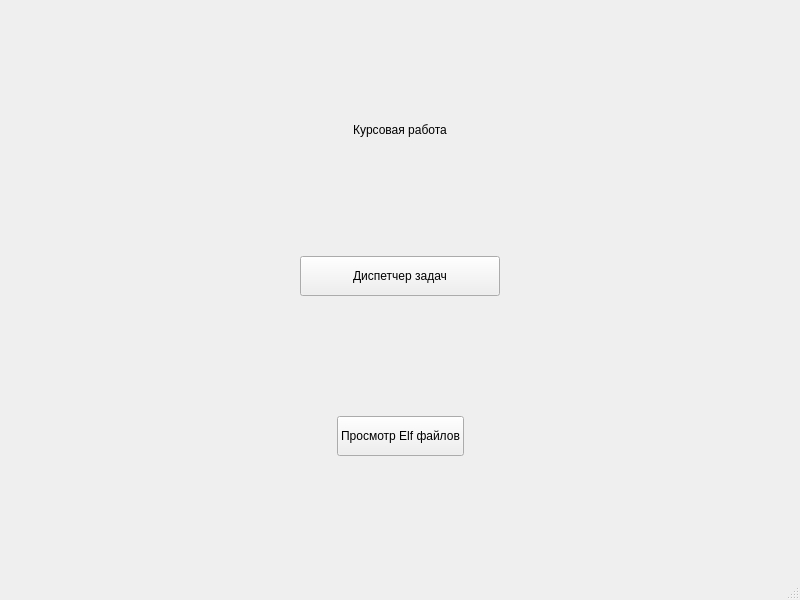
<?xml version="1.0" encoding="UTF-8"?>
<ui version="4.0">
 <class>MainWindow</class>
 <widget class="QMainWindow" name="MainWindow">
  <property name="geometry">
   <rect>
    <x>0</x>
    <y>0</y>
    <width>800</width>
    <height>600</height>
   </rect>
  </property>
  <property name="windowTitle">
   <string>MainWindow</string>
  </property>
  <widget class="QWidget" name="__wrapper">
   <layout class="QVBoxLayout" name="verticalLayout">
    <item>
     <spacer name="verticalSpacer_2">
      <property name="orientation">
       <enum>Qt::Vertical</enum>
      </property>
      <property name="sizeHint" stdset="0">
       <size>
        <width>20</width>
        <height>95</height>
       </size>
      </property>
     </spacer>
    </item>
    <item>
     <widget class="QLabel" name="__l_kurs_work">
      <property name="text">
       <string>Курсовая работа</string>
      </property>
      <property name="alignment">
       <set>Qt::AlignCenter</set>
      </property>
     </widget>
    </item>
    <item>
     <spacer name="verticalSpacer">
      <property name="orientation">
       <enum>Qt::Vertical</enum>
      </property>
      <property name="sizeHint" stdset="0">
       <size>
        <width>20</width>
        <height>95</height>
       </size>
      </property>
     </spacer>
    </item>
    <item>
     <layout class="QHBoxLayout" name="horizontalLayout_2">
      <item>
       <spacer name="horizontalSpacer_2">
        <property name="orientation">
         <enum>Qt::Horizontal</enum>
        </property>
        <property name="sizeHint" stdset="0">
         <size>
          <width>40</width>
          <height>20</height>
         </size>
        </property>
       </spacer>
      </item>
      <item>
       <widget class="QPushButton" name="pushButton">
        <property name="minimumSize">
         <size>
          <width>200</width>
          <height>40</height>
         </size>
        </property>
        <property name="text">
         <string>Диспетчер задач</string>
        </property>
       </widget>
      </item>
      <item>
       <spacer name="horizontalSpacer">
        <property name="orientation">
         <enum>Qt::Horizontal</enum>
        </property>
        <property name="sizeHint" stdset="0">
         <size>
          <width>40</width>
          <height>20</height>
         </size>
        </property>
       </spacer>
      </item>
     </layout>
    </item>
    <item>
     <spacer name="verticalSpacer_3">
      <property name="orientation">
       <enum>Qt::Vertical</enum>
      </property>
      <property name="sizeHint" stdset="0">
       <size>
        <width>20</width>
        <height>94</height>
       </size>
      </property>
     </spacer>
    </item>
    <item>
     <layout class="QHBoxLayout" name="horizontalLayout">
      <item>
       <spacer name="horizontalSpacer_4">
        <property name="orientation">
         <enum>Qt::Horizontal</enum>
        </property>
        <property name="sizeHint" stdset="0">
         <size>
          <width>40</width>
          <height>20</height>
         </size>
        </property>
       </spacer>
      </item>
      <item>
       <widget class="QPushButton" name="pushButton_2">
        <property name="sizePolicy">
         <sizepolicy hsizetype="Fixed" vsizetype="Fixed">
          <horstretch>0</horstretch>
          <verstretch>0</verstretch>
         </sizepolicy>
        </property>
        <property name="minimumSize">
         <size>
          <width>100</width>
          <height>40</height>
         </size>
        </property>
        <property name="text">
         <string>Просмотр Elf файлов</string>
        </property>
       </widget>
      </item>
      <item>
       <spacer name="horizontalSpacer_3">
        <property name="orientation">
         <enum>Qt::Horizontal</enum>
        </property>
        <property name="sizeHint" stdset="0">
         <size>
          <width>40</width>
          <height>20</height>
         </size>
        </property>
       </spacer>
      </item>
     </layout>
    </item>
    <item>
     <spacer name="verticalSpacer_4">
      <property name="orientation">
       <enum>Qt::Vertical</enum>
      </property>
      <property name="sizeHint" stdset="0">
       <size>
        <width>20</width>
        <height>95</height>
       </size>
      </property>
     </spacer>
    </item>
   </layout>
  </widget>
  <widget class="QMenuBar" name="menubar">
   <property name="geometry">
    <rect>
     <x>0</x>
     <y>0</y>
     <width>800</width>
     <height>32</height>
    </rect>
   </property>
  </widget>
  <widget class="QStatusBar" name="statusbar"/>
 </widget>
 <resources/>
 <connections/>
</ui>
